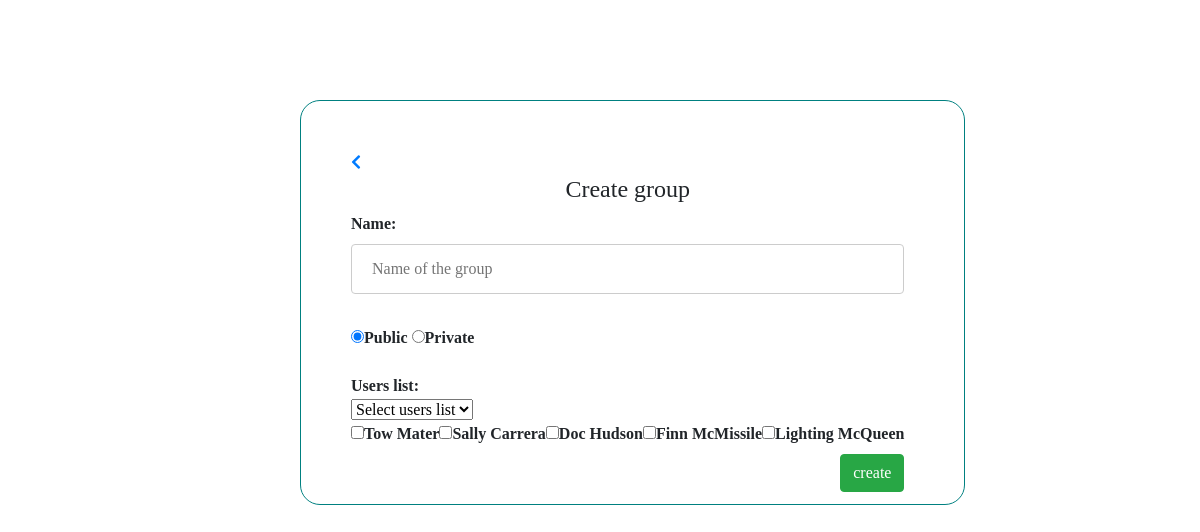
Page /creategroup.php (signed in) on the earlier database version.
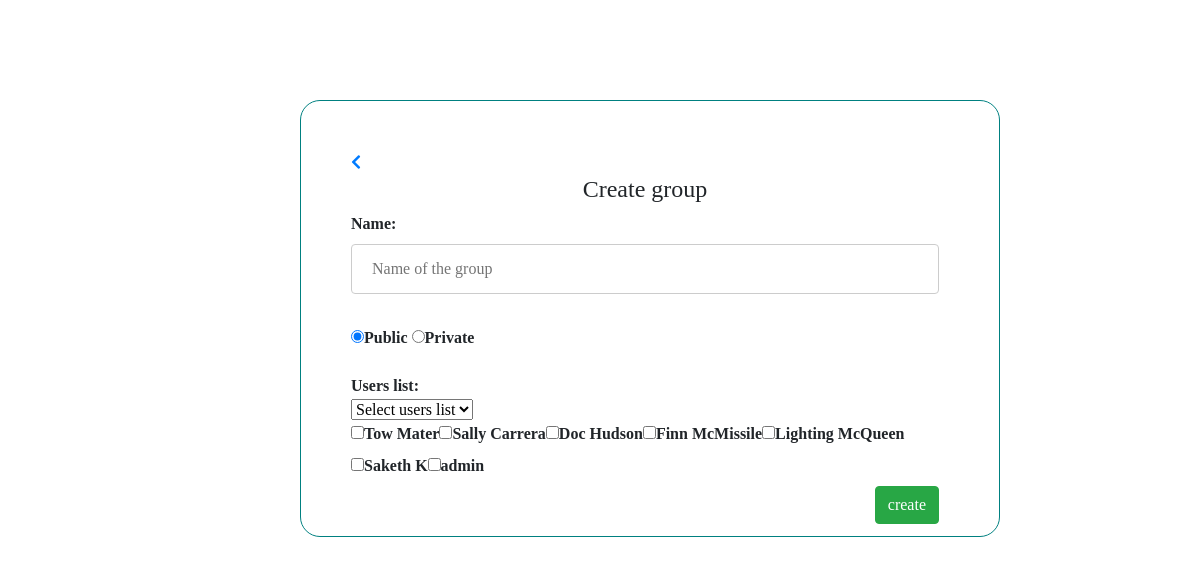
Same page on the later database version.
### tables this page shows
CREATE TABLE `users` (
  `user_id` int(30) NOT NULL,
  `user_name` varchar(30) NOT NULL,
  `email_id` varchar(30) NOT NULL,
  `password` varchar(30) NOT NULL,
  `user_image` text NOT NULL,
  `posts` text,
  `comments` text NOT NULL
);

### creategroup.php (the view, shortened to what this page needs)
<!DOCTYPE html>
<html>
<head>
<link rel ="stylesheet" a href="css\creategroup.css">
<link rel="stylesheet" href="https://use.fontawesome.com/releases/v5.0.13/css/all.css"
>
<link rel="stylesheet" href="https://stackpath.bootstrapcdn.com/bootstrap/4.1.1/css/bootstrap.min.css"
>
</head>
<body>
<div class="formdiv">
	<div class="align">
    <form method ="post">
    <a href=home.php <i class="fas fa-chevron-left" ></i></a>
	<H4 style="text-align: center;"> Create group </H4>
	Name:<br>
	<input type="text" id="text" name="gname" size="50"placeholder="Name of the group" required /><br><br>
	<input type="radio" name="privacy" value="public" checked/>Public
	<input type="radio" name="privacy" value="private"/>Private<br><br>
	Users list:<br>
    <?php
        global $dbc;
        $user_id = $_SESSION['user_id'];
        $list="";
        $list=$list."<div class='multiselect'>";
        $list=$list."<div class='selectBox' onclick='showCheckboxes()'>";
        $list=$list."<select><option>Select users list</option>";
        $list=$list."</select>";
        $list=$list."<div class='overSelect'></div>";
        $list=$list."</div>";
        $list=$list."<div id='checkboxes'>";
         $sqlist = "SELECT user_name,user_id from users where user_id != '$user_id'";
        $runlist= mysqli_query($dbc,$sqlist);
        while($resultlist = mysqli_fetch_array($runlist)){
            $userlist_name= $resultlist['user_name'];
            $userlist_id = $resultlist['user_id'];
            $list=$list."<label>";
            $list=$list."<input type='checkbox' name='ulist[]'  value='".$userlist_id."'/>$userlist_name</label>";
        }
     $list=$list."</div>";
     $list=$list."</div>";
     $list=$list."<input type='submit' name='submit' value='create' class='btn btn-success' style='float:right'/>";
        echo $list;
    ?>
    </form>
</div>
</div>
</body>
</html>

Differences in the rows shown:
added users: user_name "Saketh K"
added users: user_name "admin"
Other differences:
form field value: "☐ ☐ ☐ ☐ ☐" → "☐ ☐ ☐ ☐ ☐ ☐ ☐"
